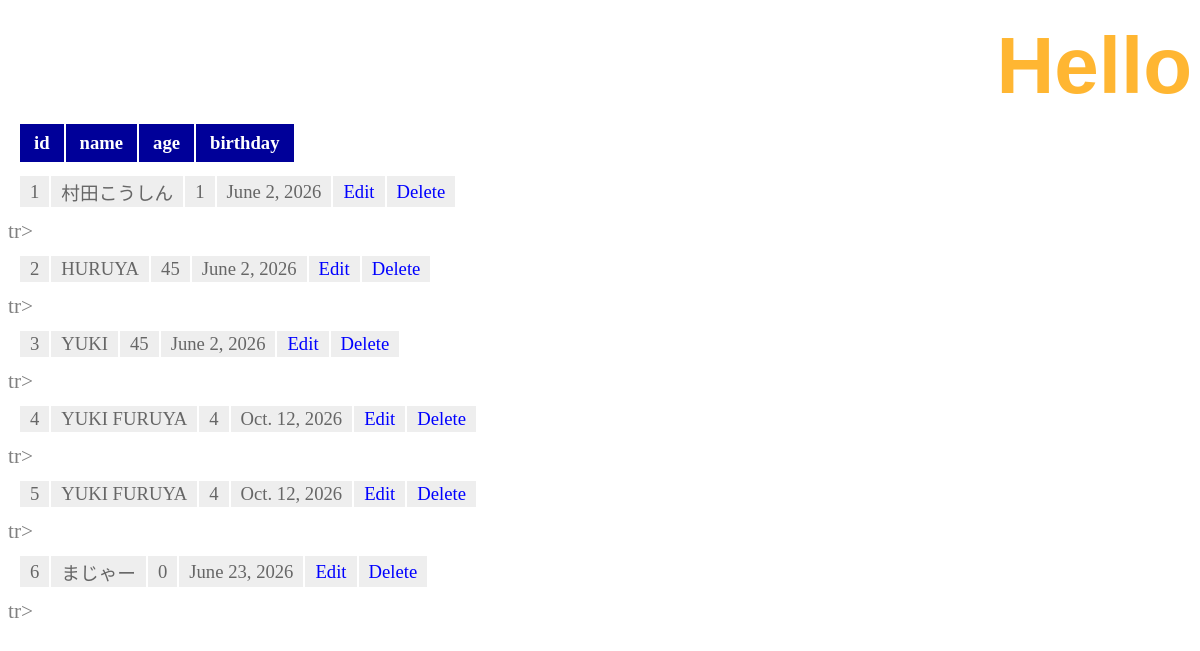
/hello/, run on an earlier commit of the app's database.
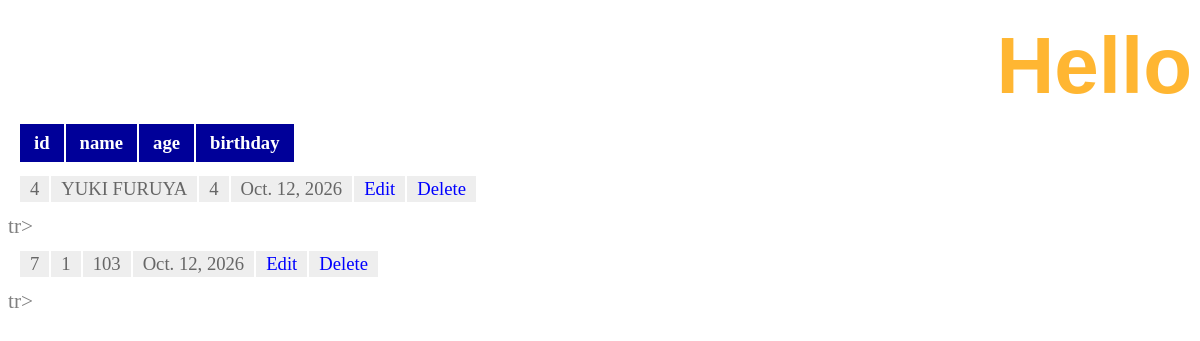
And on a later commit of the database.
### hello/models.py (models this page shows, shortened)
class Friend(models.Model):
	name = models.CharField(max_length=100)
	mail = models.EmailField(max_length=200)
	gender = models.BooleanField()
	age = models.IntegerField(default=0)
	birthday = models.DateField()

### hello/views.py (the view)
# urls.py: path('', views.index, name='index'),
def index(request):
    data = Friend.objects.all()
    params = {
        'title': 'Hello',
        'message': '',
        'data': data,
    }
    return render(request, 'hello/index.html', params)

### hello/templates/hello/index.html (shortened to what this page needs)
{% load static %}
<!doctype html>
<html lang="ja">
  <head>
    <link
      rel="stylesheet"
      type="text/css"
      href="{% static 'hello/css/style.css' %}"
    />
  </head>
  <body>
    <h1>{{title}}</h1>
    <table>
        <tr>
          <th>id</th>
            <th>name</th>
            <th>age</th>
            <th>birthday</th>
        </tr>
        {% for item in data %}
        <table>
            <td>{{item.id}}</td>
            <td>{{item.name}}</td>
            <td>{{item.age}}</td>
            <td>{{item.birthday}}</td>
            <td><a href="{% url 'edit' item.id %}">Edit</a></td>
            <td><a href="{% url 'delete' item.id %}">Delete</a></td>
        </table>tr>
        {% endfor %}
    </table>
  </body>
</html>

### hello/static/hello/css/style.css (style rules this page uses)
table { margin:10px; font-size:14pt; }
table tr th { background-color: #009 !important; color: #fff !important; padding: 8px 14px !important; border-width: 2px; }
table tr td { background-color:#eee; color:#666; padding:2px 10px; border-width:2px; }
body { color: grey; font-size: 16pt; }
h1 { color: orange; opacity: 0.8; font-family: "Arial"; font-size: 60pt; margin-top: 20px; margin-bottom: 0px; text-align: right; }
a { color: blue; text-decoration: none; }

What changed in the data, as far as the page shows it:
removed Friend: id "1", name "村田こうしん", age "1", birthday "June 2, 2026"
removed Friend: id "2", name "HURUYA", age "45", birthday "June 2, 2026"
removed Friend: id "3", name "YUKI", age "45", birthday "June 2, 2026"
removed Friend: id "5", name "YUKI FURUYA", age "4", birthday "Oct. 12, 2026"
removed Friend: id "6", name "まじゃー", age "0", birthday "June 23, 2026"
added Friend: id "7", name "1", age "103", birthday "Oct. 12, 2026"
